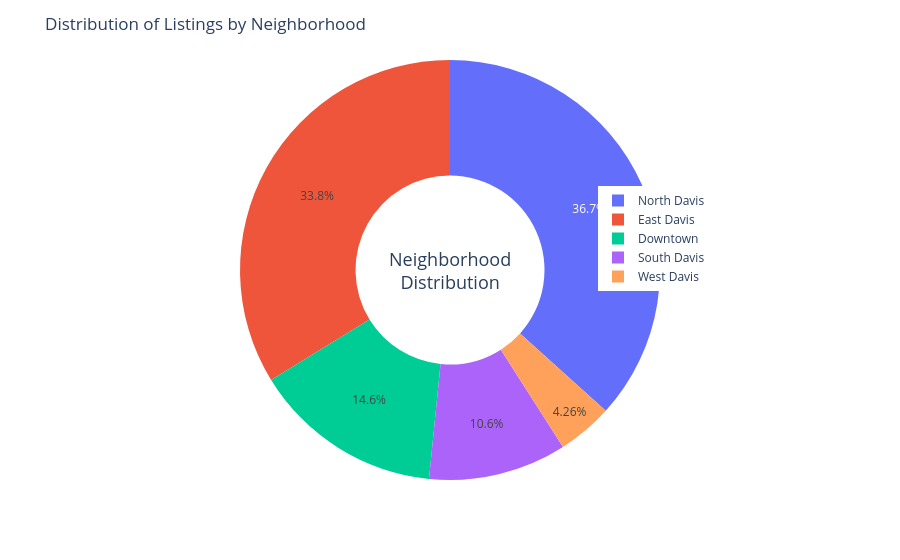

Write notebook code for a chart like this one.
### Code cell
import plotly.express as px
import pandas as pd

# Example counts
neighborhood_counts = df["neighborhood"].value_counts().reset_index()
neighborhood_counts.columns = ["Neighborhood", "Count"]

fig = px.pie(
    neighborhood_counts,
    names="Neighborhood",
    values="Count",
    hole=0.45   # makes donut chart
)

# Center title
fig.update_layout(
    annotations=[dict(
        text="Neighborhood<br>Distribution",
        x=0.5,
        y=0.5,
        font_size=18,
        showarrow=False
    )],

    # Move legend closer
    legend=dict(
        x=0.7,
        y=0.7
    ),

    title="Distribution of Listings by Neighborhood"
)

fig.show()

### Figure 1 — Plotly figure (JSON) as saved in the notebook; plotly's stock layout.template omitted (floating-point values rounded to 4 significant figures)
{"data": [{"domain": {"x": [0, 1], "y": [0, 1]}, "hole": 0.45, "hovertemplate": "Neighborhood=%{label}<br>Count=%{value}<extra></extra>", "labels": ["North Davis", "East Davis", "Downtown", "South Davis", "West Davis"], "legendgroup": "", "name": "", "showlegend": true, "type": "pie", "values": [138, 127, 55, 40, 16]}], "layout": {"annotations": [{"font": {"size": 18}, "showarrow": false, "text": "Neighborhood<br>Distribution", "x": 0.5, "y": 0.5}], "legend": {"tracegroupgap": 0, "x": 0.7, "y": 0.7}, "margin": {"t": 60}, "title": {"text": "Distribution of Listings by Neighborhood"}}}
